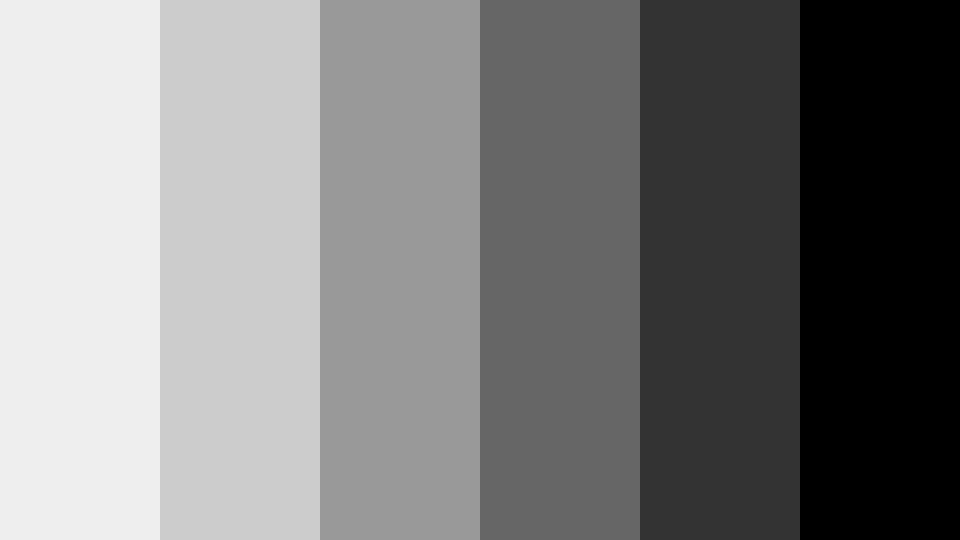
#> input picture test.png, 1920 x 1080 px (shown at 1/2 size)
$ python main.py
#> lines starting #> are read from the running program, lines starting #| are printed output that depends on the picture
import cv2 as cv
import numpy as np
from matplotlib import pyplot as plt

input_imgs = ['test.png']
for count in range(len(input_imgs)):
    img = cv.imread(input_imgs[count], 0)
#> img is the input picture: shape (1080, 1920); min 0, max 238, mean 124.7
    img = img/255
    img = cv.resize(img, (500, 500), interpolation=cv.INTER_AREA)
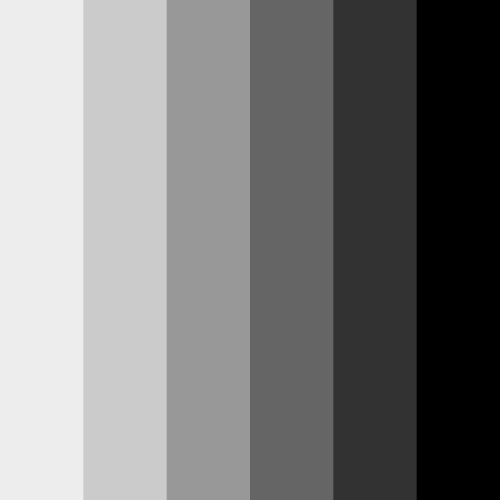
#> img: shape (500, 500) float64; min 0, max 0.933, mean 0.489

    cv.imshow('{} original image'.format(input_imgs[count]), img)
    cv.waitKey(0)
    cv.destroyAllWindows()
    img_hist = img * 255
    plt.hist(img_hist.ravel(), 256, [0, 256])
    plt.show()

    x, y = img.shape
#> x = 500; y = 500
    noise_img = np.zeros((x, y), dtype=np.float32)

    # salt and pepper amount

    pepper = 0.05
    salt = 1 - pepper

    # create salt and peper noise image
    for i in range(x):
        for j in range(y):
            rdn = np.random.random()
            if rdn < pepper:
                noise_img[i][j] = 0
            elif rdn > salt:
                noise_img[i][j] = 1
            else:
                noise_img[i][j] = img[i][j]
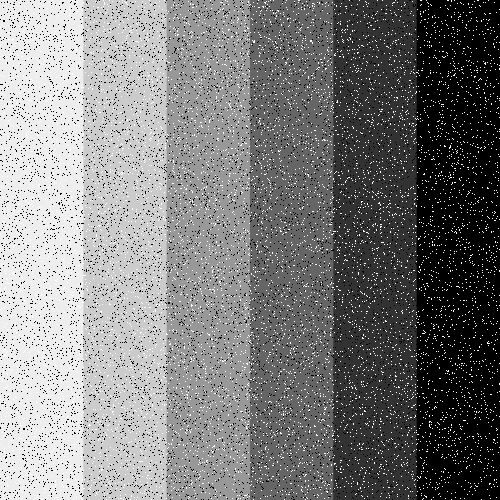
#> noise_img: shape (500, 500) float32; min 0, max 1, mean 0.49

    cv.imshow('{} with noise'.format(input_imgs[count]), noise_img)
    cv.waitKey(0)
    cv.destroyAllWindows()
    img_hist = noise_img * 255
    plt.hist(img_hist.ravel(), 256, [0, 256])
    plt.show()
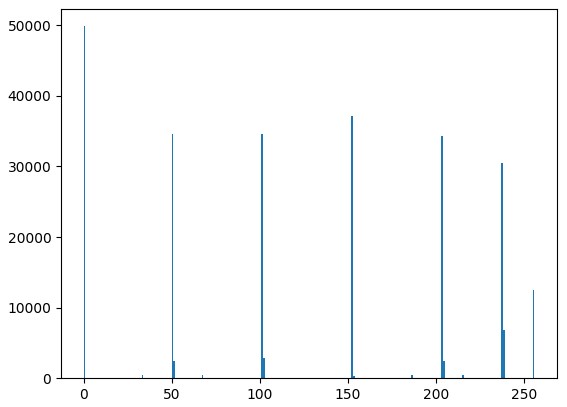
#> figure drawn by matplotlib, 1 panel; tallest bar 49879 high, from x = 0 to 1
    cv.imwrite('{}_noise.png'.format(input_imgs[count]), noise_img * 255)

    img_median_filter = cv.medianBlur(noise_img, 3)

    cv.imshow('{} with median filter'.format(input_imgs[count]), img_median_filter)
    cv.imwrite('{}_median.png'.format(input_imgs[count]), img_median_filter * 255)

    cv.waitKey(0)
    cv.destroyAllWindows()
    img_hist = img_median_filter * 255
    plt.hist(img_hist.ravel(), 256, [0, 256])
    plt.show()
#> figure, not shown here; tallest bar 41511 high, from x = 0 to 1

    [M, N] = noise_img.shape
#> M = 500; N = 500
    FT_img = np.fft.fft2(noise_img)
    n = 4
    D0 = 70
    u = np.arange(M)
#> u = 500 values from 0 to 499
    v = np.arange(N)
#> v = 500 values from 0 to 499

    idx = np.argwhere(u > M / 2)
#> idx = 249 values from 251 to 499
    for i in idx:
        u[i] = u[i] - M
    idy = np.argwhere(v > N / 2)
#> idy = 249 values from 251 to 499
    for i in idy:
        v[i] = v[i] - N

    [V, U] = np.meshgrid(v, u)
    D = np.sqrt(np.power(U, 2) + np.power(V, 2))
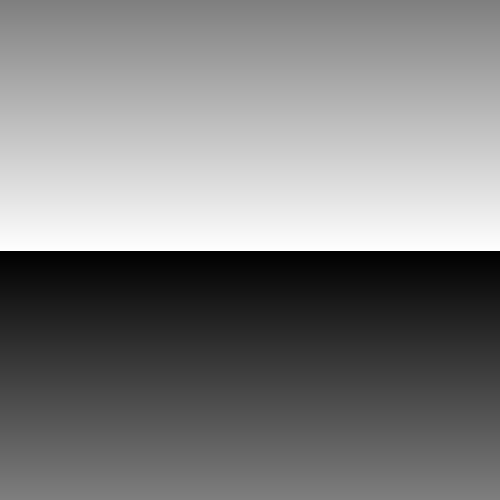
#> U: shape (500, 500) int64; min -249, max 250, mean 0.5; drawn with min black and max white
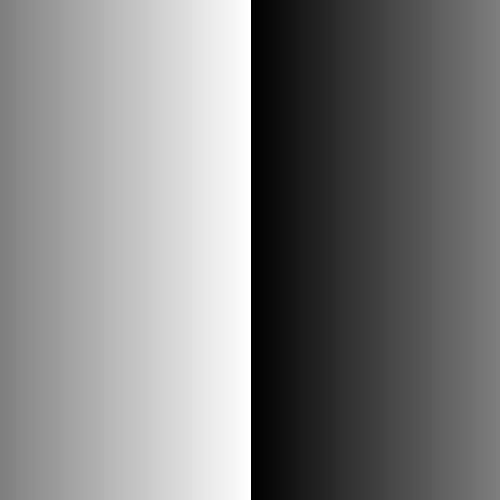
#> V: shape (500, 500) int64; min -249, max 250, mean 0.5; drawn with min black and max white
    H = 1. / (1 + np.power((D / D0), (2 * n)))
    G = H * FT_img
    butter = np.real(np.fft.ifft2(G))
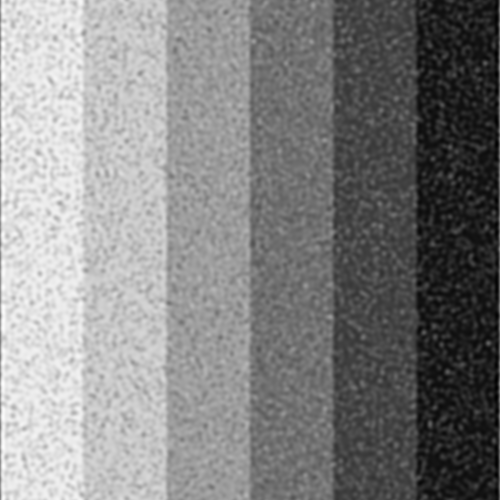
#> butter: shape (500, 500) float64; min -0.0862, max 1.02, mean 0.49; drawn with min black and max white

    cv.imshow('{} with butter'.format(input_imgs[count]), butter)
    cv.imwrite('{}_butterworth.png'.format(input_imgs[count]), butter * 255)

    cv.waitKey(0)
    cv.destroyAllWindows()
    img_hist = butter * 255
    plt.hist(img_hist.ravel(), 256, [0, 256])
    plt.show()
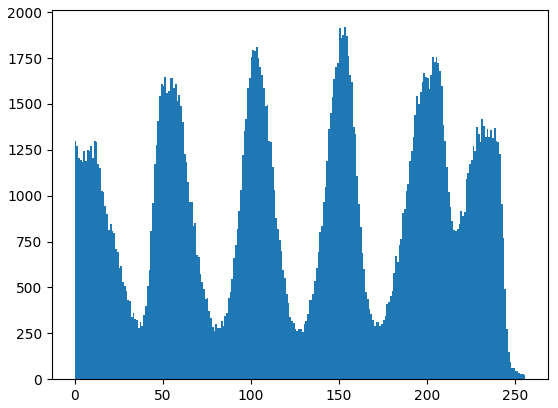
#> figure drawn by matplotlib, 1 panel; tallest bar 1918 high, from x = 153 to 154
